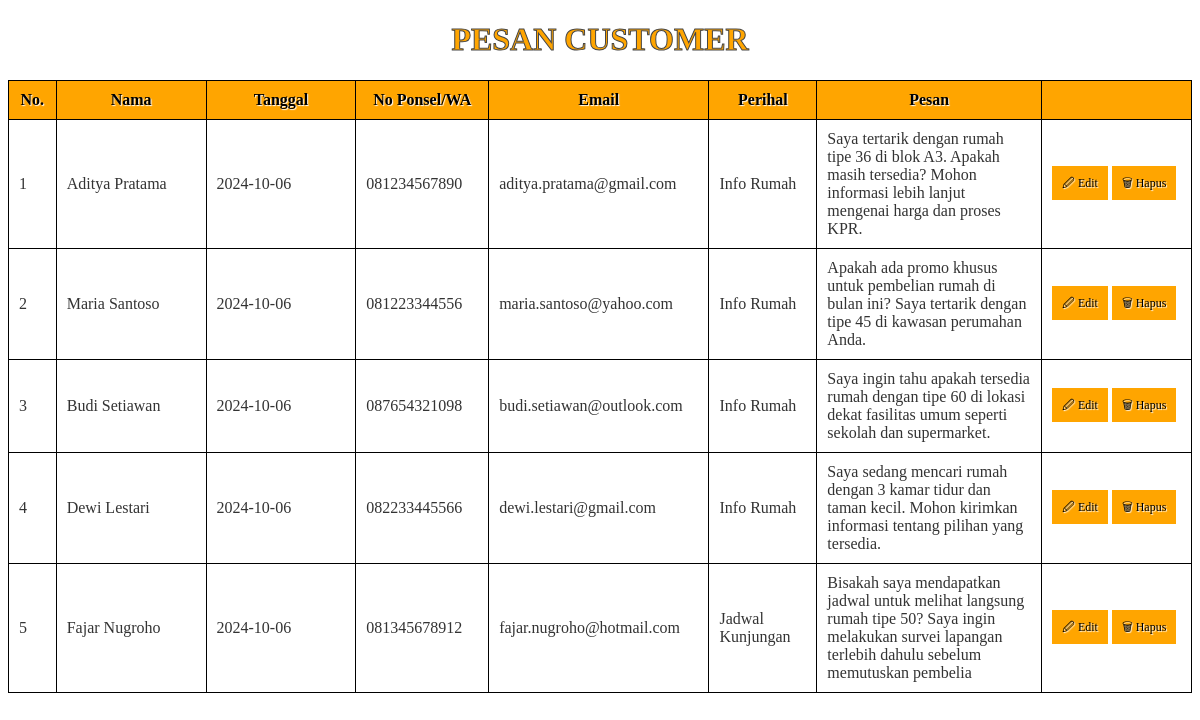
The page / on the database its author committed.
### tables this page shows
CREATE TABLE `pesan` (
  `id` int(11) NOT NULL,
  `nama` varchar(255) NOT NULL,
  `tanggal` date NOT NULL,
  `ponsel` varchar(255) NOT NULL,
  `email` varchar(255) NOT NULL,
  `perihal` varchar(255) NOT NULL,
  `pesan` text NOT NULL
);

### index.php (the view, shortened to what this page needs)
<?php include('koneksi.php'); ?>
<!DOCTYPE html>
<html lang="en">
<head>
</head>
<body>
    <center><h1>Pesan Customer</h1></center>
    <table>
        <thead>
            <tr>
                <th style="width:1%">No.</th>
                <th style="width:10%">Nama</th>
                <th style="width:10%">Tanggal</th>
                <th style="width:5%">No Ponsel/WA</th>
                <th style="width:5%">Email</th>
                <th style="width:5%">Perihal</th>
                <th style="width:15%">Pesan</th>
                <th style="width:10%"></th>
            </tr>
        </thead>
        <tbody>
            <?php
                $query = "SELECT * FROM pesan ORDER BY id ASC";
                $result = mysqli_query($koneksi, $query);
                $no = 1;
                while ($row = mysqli_fetch_assoc($result)) {
            ?>
            <tr>
                <td><?php echo $no; ?></td>
                <td><?php echo $row['nama']; ?></td>
                <td><?php echo $row['tanggal']; ?></td>
                <td><?php echo $row['ponsel']; ?></td>
                <td><?php echo $row['email']; ?></td>
                <td><?php echo $row['perihal']; ?></td>
                <td><?php echo substr($row['pesan'], 0, 150); ?></td>
                <td>
                    <a href="edit_pesan.php?id=<?php echo $row['id']; ?>">&#128393; Edit</a>
                    <a href="proses_hapus.php?id=<?php echo $row['id']; ?>" onclick="return confirm('Anda yakin akan menghapus data ini?')">&#128465; Hapus</a>
                </td>
            </tr>
            <?php
                $no++;
            }
            ?>
        </tbody>
    </table>
</body>
</html>

### index.php (style rules this page uses)
* { font-family: "Trebuchet MS"; }
h1 { text-transform: uppercase; -webkit-text-fill-color: #FFA500; -webkit-text-stroke: 1px #454545; }
table { border: solid 1px #DDEEEE; border-collapse: collapse; border-spacing: 0; width: 100%; margin: 10px auto 10px auto; }
table thead th { background-color: #FFA500; border: solid 1px black; color: black; padding: 10px; text-align: center; text-shadow: 1px 1px 1px #fff; text-decoration: none; }
table tbody td { border: solid 1px black; color: #333; padding: 10px; text-shadow: 1px 1px 1px #fff; }
a { background-color: #FFA500; color: black; padding: 10px; text-decoration: none; font-size: 12px; }

### rows shown on the page
pesan: nama "Aditya Pratama", tanggal "2024-10-06", ponsel "081234567890", email "aditya.pratama@gmail.com", perihal "Info Rumah", pesan "Saya tertarik dengan rumah tipe 36 di blok A3. Apakah masih tersedia? Mohon informasi lebih lanjut mengenai harga dan proses KPR."
pesan: nama "Maria Santoso", tanggal "2024-10-06", ponsel "081223344556", email "maria.santoso@yahoo.com", perihal "Info Rumah", pesan "Apakah ada promo khusus untuk pembelian rumah di bulan ini? Saya tertarik dengan tipe 45 di kawasan perumahan Anda."
pesan: nama "Budi Setiawan", tanggal "2024-10-06", ponsel "087654321098", email "budi.setiawan@outlook.com", perihal "Info Rumah", pesan "Saya ingin tahu apakah tersedia rumah dengan tipe 60 di lokasi dekat fasilitas umum seperti sekolah dan supermarket."
pesan: nama "Dewi Lestari", tanggal "2024-10-06", ponsel "082233445566", email "dewi.lestari@gmail.com", perihal "Info Rumah", pesan "Saya sedang mencari rumah dengan 3 kamar tidur dan taman kecil. Mohon kirimkan informasi tentang pilihan yang tersedia."
pesan: nama "Fajar Nugroho", tanggal "2024-10-06", ponsel "081345678912", email "fajar.nugroho@hotmail.com", perihal "Jadwal Kunjungan", pesan "Bisakah saya mendapatkan jadwal untuk melihat langsung rumah tipe 50? Saya ingin melakukan survei lapangan terlebih dahulu sebelum memutuskan pembelia"
